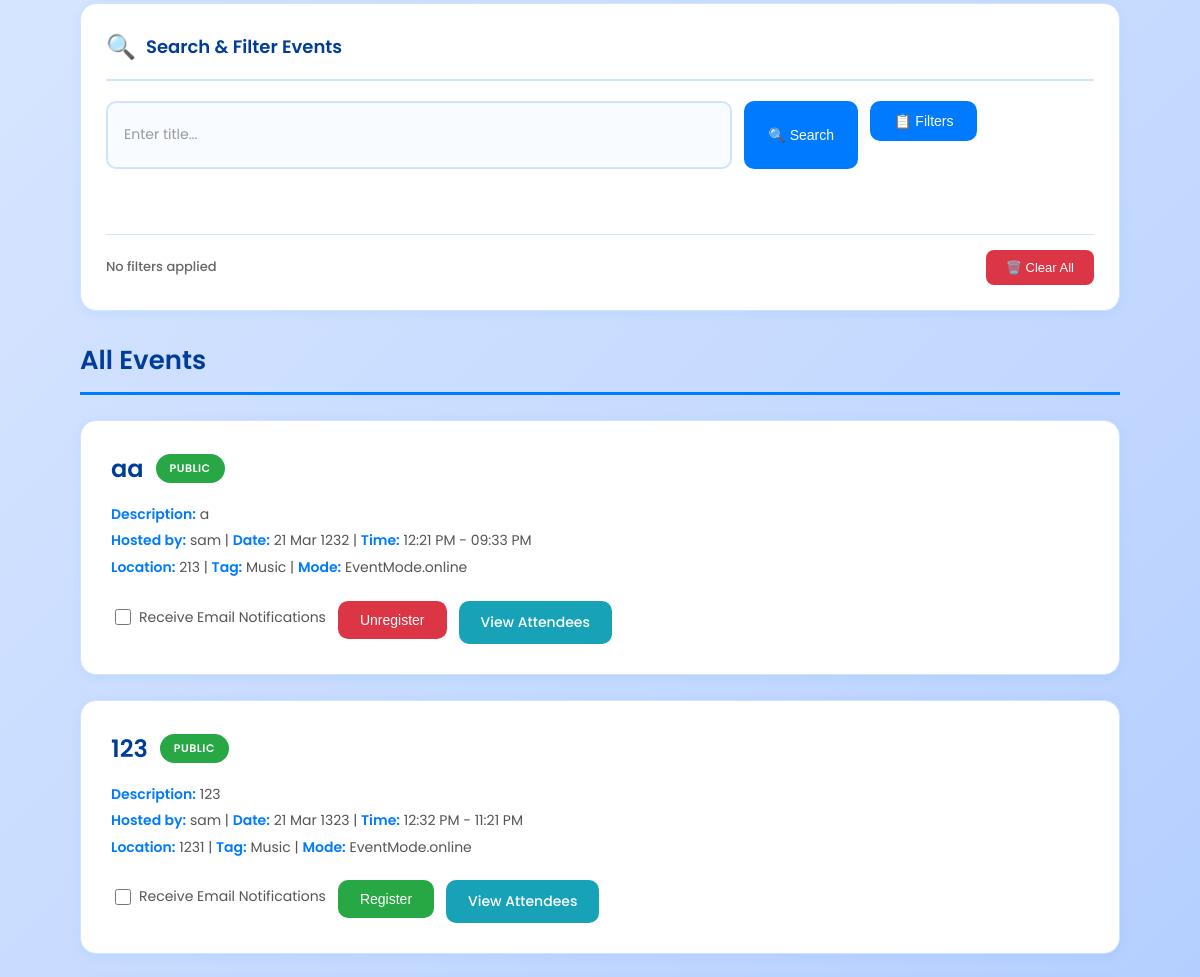
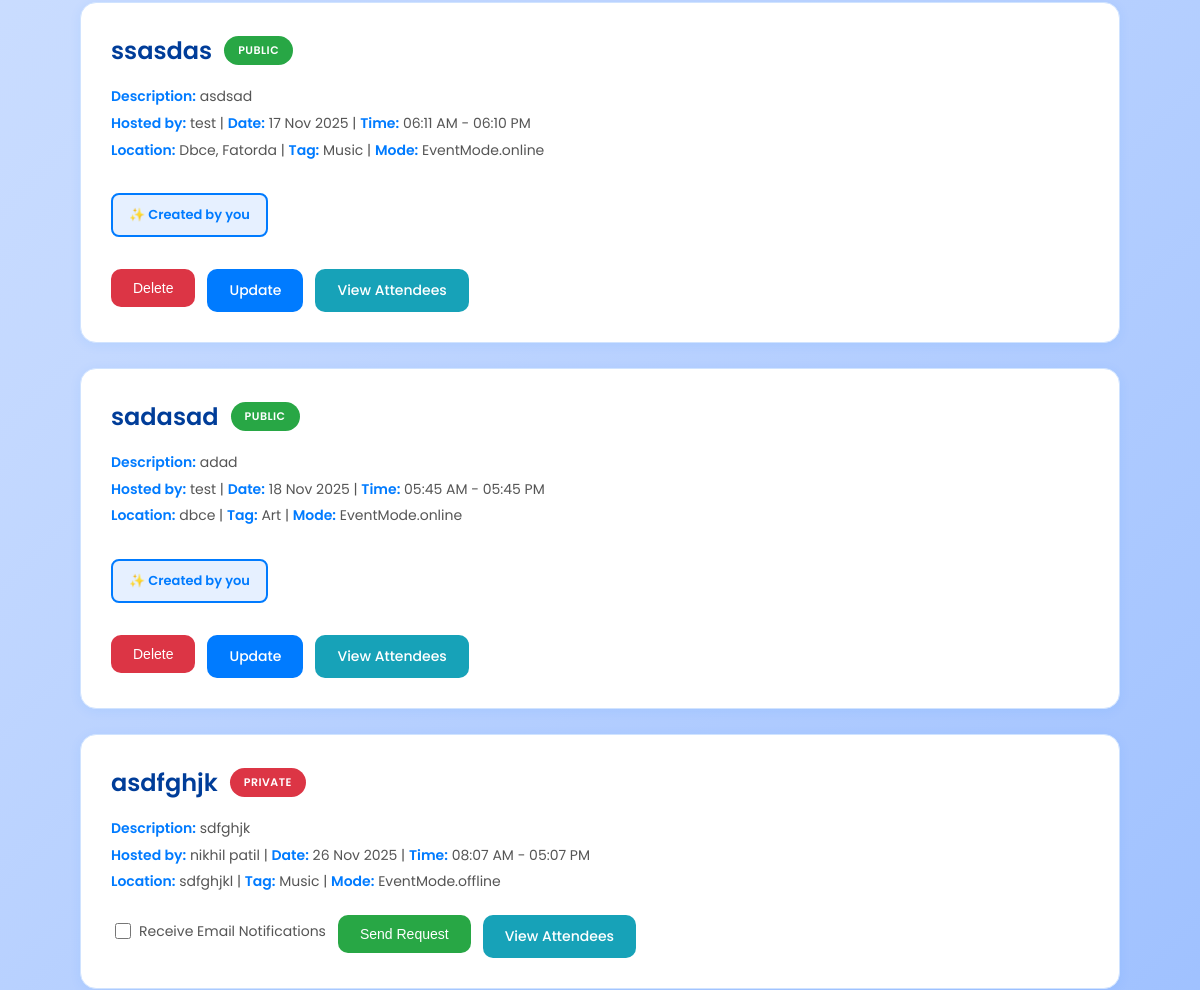
/profile (signed in, middle part), run on an earlier commit of the app's database (2 pictures, top to bottom).
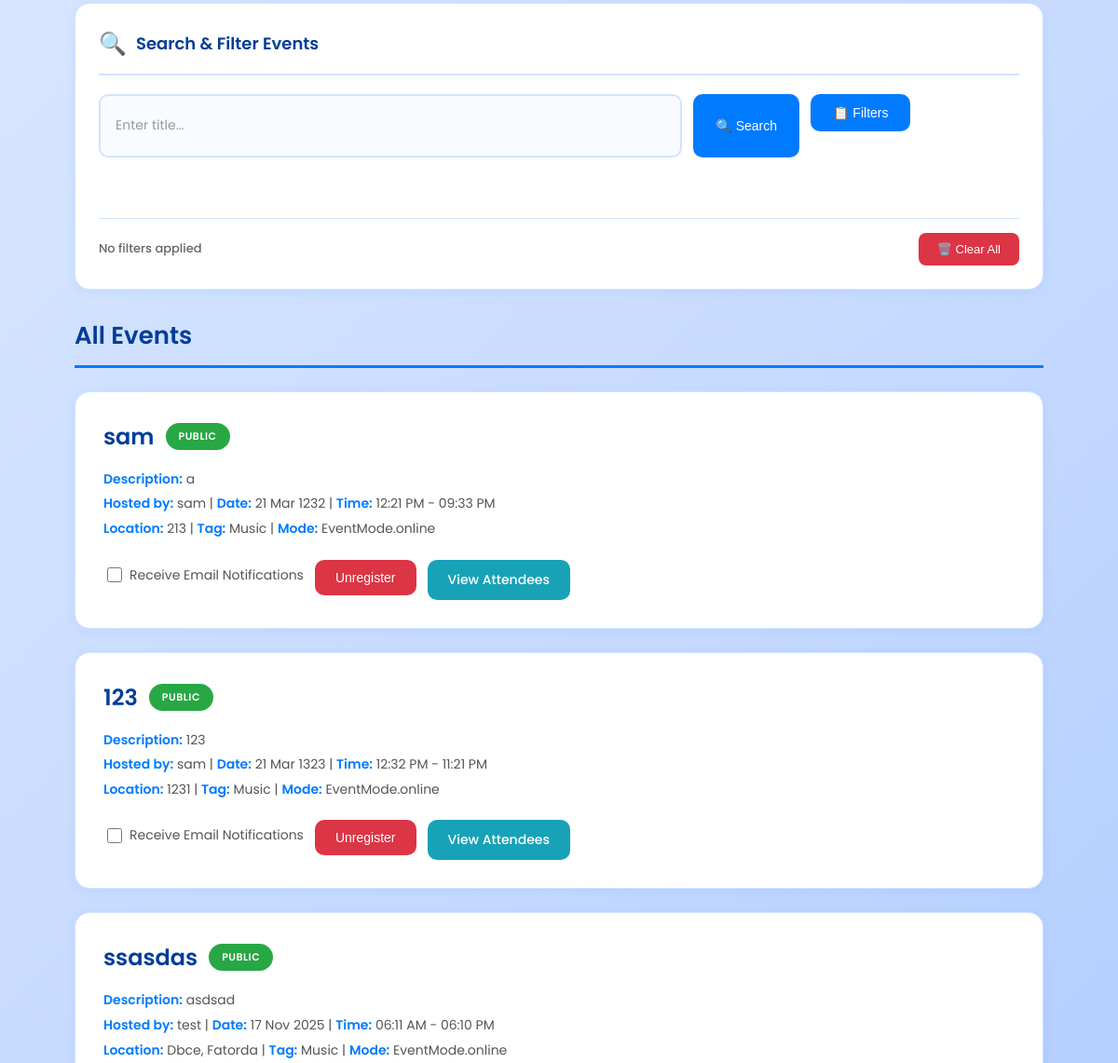
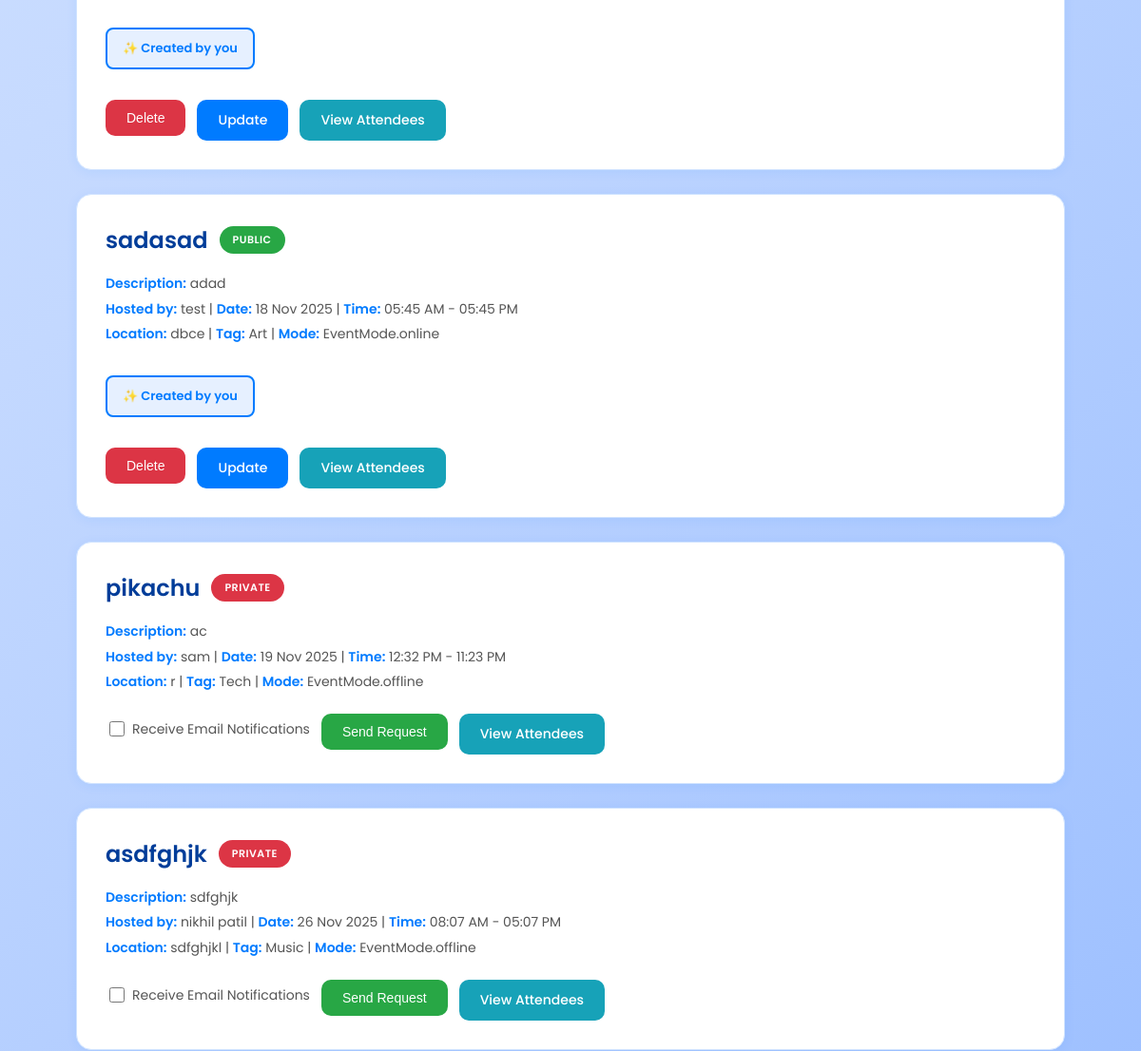
And on a later commit of the database (2 pictures, top to bottom).
### models/model.py (models this page shows, shortened)
class Event(db.Model):
    __tablename__ = "events"
    id = db.Column(db.Integer, primary_key=True)
    title = db.Column(db.String(100), nullable=False)
    description = db.Column(db.Text)
    date = db.Column(db.Date, nullable=False)
    starttime = db.Column(db.Time)
    endtime = db.Column(db.Time)
    mode = db.Column(db.Enum(EventMode), default=EventMode.online, nullable=False)
    venue = db.Column(db.String(150))
    capacity = db.Column(db.Integer, default=100)
    tags = db.Column(db.Enum(Eventtag), default=Eventtag.CELEBRATION, nullable=False)
    visibility = db.Column(db.Enum(EventVisibility), default=EventVisibility.public, nullable=False)
    organizer_id = db.Column(db.Integer, db.ForeignKey("users.id"), nullable=False)
    creator = db.relationship("User", backref=db.backref("created_events", lazy=True))
    attendees = db.relationship(
        "User", secondary=event_attendees, back_populates="attending_events"
    )
    attendee_links = db.relationship("Attendee", back_populates="event", cascade="all, delete-orphan")

class User(db.Model, UserMixin):
    __tablename__ = "users"
    id = db.Column(db.Integer, primary_key=True)
    username = db.Column(db.String(50), unique=True, nullable=False)
    email = db.Column(db.String(120), unique=True, nullable=False)
    password = db.Column(db.String(200), nullable=False)
    attending_events = db.relationship(
        "Event", secondary=event_attendees, back_populates="attendees"
    )
    attendee_links = db.relationship("Attendee", back_populates="user", cascade="all, delete-orphan")

### app/main.py (the view, shortened to what this page needs)
@main_blueprint.route('/profile', methods=['GET'])
@login_required
def profile():
    filters = {
        "title": request.args.getlist("title"),
        "organizer": request.args.getlist("organizer"),
        "tag": request.args.getlist("tag"),
        "location": request.args.getlist("location"),
        "mode": request.args.getlist("mode"),
        "date": request.args.getlist("date"),
        "visibility": request.args.getlist("visibility"),
    }
    for key, values in filters.items():
        if values:
            pass
    query = Event.query
    if filters["title"]:
        title_conditions = [Event.title.ilike(f"%{t}%") for t in filters["title"]]
        query = query.filter(or_(*title_conditions))
    if filters["organizer"]:
        organizer_conditions = [
            Event.creator.has(username=org) for org in filters["organizer"]
        ]
        query = query.filter(or_(*organizer_conditions))
    if filters["tag"]:
        tag_conditions = [Event.tags.ilike(f"%{t}%") for t in filters["tag"]]
        query = query.filter(or_(*tag_conditions))
    if filters["location"]:
        location_conditions = [Event.venue.ilike(f"%{loc}%") for loc in filters["location"]]
        query = query.filter(or_(*location_conditions))
    if filters["mode"]:
        mode_conditions = [Event.mode.ilike(f"%{m}%") for m in filters["mode"]]
        query = query.filter(or_(*mode_conditions))
    if filters["visibility"]:
        visibility_conditions = [Event.visibility == vis for vis in filters["visibility"]]
        query = query.filter(or_(*visibility_conditions))
    events = query.order_by(Event.date).all()
    user_requests = {
        req.event_id: req.status
        for req in JoinRequest.query.filter_by(user_id=current_user.id).all()
    }
    user_notified_event_ids = [
        n.event_id for n in EventNotification.query.filter_by(user_id=current_user.id).all()
    ]
    user_requests = {}  # optional: populate if using private events
    return render_template(
        "profile.html",
        events=events,
        user_requests=user_requests,
        user_notified_event_ids=user_notified_event_ids
    )

### app/__init__.py (called while the page is built)
def create_app():
    app = Flask(__name__)
    app.config['SECRET_KEY'] = '91ba96dbf66221f753176c6a80f0e7905444d410630b70f89445e7281d0001aa'
    app.config['SQLALCHEMY_DATABASE_URI'] = 'sqlite:///db.sqlite'
    db.init_app(app)
    migrate.init_app(app, db)
    login_manager.init_app(app)
    from models.model import User
    @login_manager.user_loader
    def load_user(user_id):
        return User.query.get(int(user_id))
    from .main import main_blueprint
    app.register_blueprint(main_blueprint)
    from .auth import auth_blueprint
    app.register_blueprint(auth_blueprint)
    from .main import events_blueprint, attendees_blueprint
    app.register_blueprint(events_blueprint)
    app.register_blueprint(attendees_blueprint)
    from .scheduler import start_scheduler
    start_scheduler(app)
    return app

### app/templates/profile.html (shortened to what this page needs)
{% extends "base.html" %}
{% block content %}
<div class="event-container">
    <form id="searchForm" method="GET">
        <div class="dynamic-search-box">
            <div class="search-header">
                <span class="search-icon">🔍</span>
                <h3 class="search-title">Search & Filter Events</h3>
            </div>
            <div class="search-content" id="searchContent">
                <div class="input-group">
                    <input id="searchInput"
                           type="text"
                           class="form-control"
                           placeholder="Enter title...">
                    <button type="button" id="searchButton" class="btn search-btn">
                        🔍 Search
                    </button>
                    <div class="dropdown">
                        <button class="btn dropdown-toggle"
                                type="button"
                                id="filtersDropdown"
                                data-bs-toggle="dropdown"
                                aria-expanded="false">
                            📋 Filters
                        </button>
                    </div>
                </div>
                <div id="tagContainer"></div>
                <div class="filter-controls">
                    <span class="active-filters-label" id="filterCount">No filters applied</span>
                    <button type="button" id="clearFilters" class="btn">
                        🗑️ Clear All
                    </button>
                </div>
            </div>
        </div>
    </form>
    <div class="events-section">
        <h2 class="section-title">All Events</h2>
        {% if events %}
            {% for event in events %}
            <div class="event-card">
                <div class="event-title">
                    {{ event.title }}
                    <span class="visibility-tag {{ 'private' if event.visibility.value=='private' else 'public' }}">
                        {{ event.visibility.value }}
                    </span>
                </div>
                <div class="event-meta">
                    <strong>Description:</strong> {{ event.description }}<br>
                    <strong>Hosted by:</strong> {{ event.creator.username }} |
                    <strong>Date:</strong> {{ event.date.strftime('%d %b %Y') }} |
                    <strong>Time:</strong> {{ event.starttime.strftime('%I:%M %p') }} - {{ event.endtime.strftime('%I:%M %p') }}<br>
                    <strong>Location:</strong> {{ event.venue }} |
                    <strong>Tag:</strong> {{ event.tags.value }} |
                    <strong>Mode:</strong> {{ event.mode }}
                </div>
                {% if event.creator.id == current_user.id %}
                    <div class="created-by-you">✨ Created by you</div>
                {% endif %}
                <div class="event-actions">
                    {% if event.creator.id == current_user.id %}
                        <form action="{{ url_for('events.delete_event', event_id=event.id) }}"
                              method="POST"
                              style="display:inline;">
                            <button type="submit" class="delete-btn">Delete</button>
                        </form>
                        <a href="{{ url_for('events.load_update_event_page', event_id=event.id) }}"
                           class="update-btn">Update</a>
                    {% else %}
                    <label>
                    <input type="checkbox" class="notify-checkbox" data-event-id="{{ event.id }}"
                      {% if event.id in user_notified_event_ids %} checked {% endif %}>
                       Receive Email Notifications
                    </label>
                        {% set is_registered = current_user in event.attendees %}
                        {% set attendee_record = current_user.attendee_links|selectattr('event_id','equalto',event.id)|first %}
                        {% if is_registered or attendee_record %}
                            {% if event.visibility.value == 'public' %}
                                <form action="{{ url_for('attendees.unregister_attendee', event_id=event.id) }}"
                                      method="POST"
                                      style="display:inline;">
                                    <button type="submit" class="delete-btn">Unregister</button>
                                </form>
                            {% else %}
                                <button class="register-btn" disabled>Already Registered</button>
                            {% endif %}
                        {% else %}
                            {% if event.visibility.value == 'private' %}
                                {% if event.id in user_requests %}
                                    {% set status = user_requests[event.id] %}
                                    {% if status == "pending" %}
                                        <button class="register-btn" disabled>Request Pending</button>
                                    {% elif status == "approved" %}
                                        <button class="register-btn" disabled>Approved</button>
                                    {% elif status == "rejected" %}
                                        <button class="delete-btn" disabled>Rejected</button>
                                    {% endif %}
                                {% else %}
                                    <form action="{{ url_for('attendees.create_attendee') }}"
                                          method="POST"
                                          style="display:inline;">
                                        <button type="submit" class="register-btn">Send Request</button>
                                    </form>
                                {% endif %}
                            {% else %}
                                <form action="{{ url_for('attendees.create_attendee') }}"
                                      method="POST"
                                      style="display:inline;">
                                    <button type="submit" class="register-btn">Register</button>
                                </form>
                            {% endif %}
                        {% endif %}
                    {% endif %}
                    <a href="{{ url_for('attendees.get_attendee', event_id=event.id) }}"
                       class="attendees-btn">View Attendees</a>
                </div>
            </div>
            {% endfor %}
        {% else %}
            <div class="no-events">
                <div class="no-events-icon">📭</div>
                <p>No events found matching your filters.</p>
            </div>
        {% endif %}
    </div>
</div>
{% endblock %}

### app/templates/base.html (shortened to what this page needs)
<!DOCTYPE html>
<html lang="en">
<head>
</head>
<body>
<div class="content">
  {% block content %}{% endblock %}
</div>
</body>
</html>

### app/templates/base.html (style rules this page uses)
:root { --primary-blue: #007bff; --primary-dark-blue: #005fcc; --deep-title-blue: #003d99; --section-title-blue: #004099; --cta-background-blue: #0a56d8; --cta-gradient-blue: #3f8cff; --body-background: #f5f9ff; --hero-gradient-light: #dceaff; --events-section-bg: #f0f6ff; --card-background: #ffffff; --navbar-border: #d0e3ff; --features-card-border: #dbe7ff; --event-card-border: #d2e4ff; --event-image-divider: #c6dbff; --primary-text: #1a1a1a; --secondary-grey-text: #555; --description-text: #666; --event-tag-blue: #007bff; --hover-light-blue: #e6f0ff; }
body { font-family: "Poppins", sans-serif; background: var(--body-background); color: var(--primary-text); margin: 0; padding: 0; background: linear-gradient(135deg, #dce9ff 0%, #c3d8ff 40%, #a7c6ff 70%, #8ab3ff 100%); }
.content { padding: 30px; width: 90%; max-width: 1200px; margin: auto; }

What changed in the data, as far as the page shows it:
changed Event "21 Mar 1232": title "aa" → "sam"
computed for Event "21 Mar 1323": text "Register" → "Unregister"
added Event: title "pikachu", visibility.value "PRIVATE", description "ac", creator.username "sam", date "19 Nov 2025", starttime "12:32 PM", endtime "11:23 PM", venue "r", tags.value "Tech", mode "EventMode.offline"
